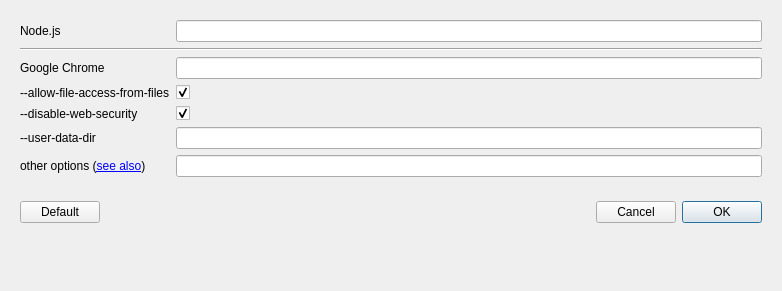
<?xml version="1.0" encoding="UTF-8"?>
<ui version="4.0">
 <class>NPrefDialog</class>
 <widget class="QDialog" name="NPrefDialog">
  <property name="geometry">
   <rect>
    <x>0</x>
    <y>0</y>
    <width>782</width>
    <height>291</height>
   </rect>
  </property>
  <property name="windowTitle">
   <string>Preferences</string>
  </property>
  <layout class="QVBoxLayout" name="verticalLayout">
   <item>
    <widget class="QWidget" name="widget" native="true">
     <layout class="QGridLayout" name="gridLayout">
      <item row="2" column="1">
       <widget class="QLineEdit" name="googleChromeEdit">
        <property name="text">
         <string/>
        </property>
       </widget>
      </item>
      <item row="3" column="1">
       <widget class="QCheckBox" name="allowFileAccessFromFileCheck">
        <property name="text">
         <string/>
        </property>
        <property name="checked">
         <bool>true</bool>
        </property>
       </widget>
      </item>
      <item row="5" column="1">
       <widget class="QLineEdit" name="userDataDirEdit">
        <property name="text">
         <string/>
        </property>
        <property name="readOnly">
         <bool>true</bool>
        </property>
       </widget>
      </item>
      <item row="2" column="0">
       <widget class="QLabel" name="label">
        <property name="text">
         <string>Google Chrome</string>
        </property>
       </widget>
      </item>
      <item row="3" column="0">
       <widget class="QLabel" name="label_2">
        <property name="text">
         <string>--allow-file-access-from-files</string>
        </property>
       </widget>
      </item>
      <item row="4" column="0">
       <widget class="QLabel" name="label_3">
        <property name="text">
         <string>--disable-web-security</string>
        </property>
       </widget>
      </item>
      <item row="5" column="0">
       <widget class="QLabel" name="label_4">
        <property name="text">
         <string>--user-data-dir</string>
        </property>
       </widget>
      </item>
      <item row="6" column="0">
       <widget class="QLabel" name="label_5">
        <property name="text">
         <string>&lt;html&gt;&lt;head/&gt;&lt;body&gt;&lt;p&gt;other options (&lt;a href=&quot;https://code.google.com/p/chromium/codesearch#chromium/src/content/public/common/content_switches.cc&quot;&gt;&lt;span style=&quot; text-decoration: underline; color:#0000ff;&quot;&gt;see also&lt;/span&gt;&lt;/a&gt;)&lt;/p&gt;&lt;/body&gt;&lt;/html&gt;</string>
        </property>
        <property name="textFormat">
         <enum>Qt::RichText</enum>
        </property>
        <property name="openExternalLinks">
         <bool>true</bool>
        </property>
       </widget>
      </item>
      <item row="0" column="0">
       <widget class="QLabel" name="label_6">
        <property name="text">
         <string>Node.js</string>
        </property>
       </widget>
      </item>
      <item row="4" column="1">
       <widget class="QCheckBox" name="disableWebSecurityCheck">
        <property name="text">
         <string/>
        </property>
        <property name="checked">
         <bool>true</bool>
        </property>
       </widget>
      </item>
      <item row="6" column="1">
       <widget class="QLineEdit" name="otherOptionsEdit">
        <property name="enabled">
         <bool>true</bool>
        </property>
        <property name="text">
         <string/>
        </property>
       </widget>
      </item>
      <item row="0" column="1">
       <widget class="QLineEdit" name="nodejsPath"/>
      </item>
      <item row="1" column="0" colspan="2">
       <widget class="Line" name="line">
        <property name="orientation">
         <enum>Qt::Horizontal</enum>
        </property>
       </widget>
      </item>
     </layout>
    </widget>
   </item>
   <item>
    <widget class="QWidget" name="widget_2" native="true">
     <layout class="QHBoxLayout" name="horizontalLayout">
      <item>
       <widget class="QPushButton" name="defaultButton">
        <property name="text">
         <string>Default</string>
        </property>
       </widget>
      </item>
      <item>
       <spacer name="horizontalSpacer">
        <property name="orientation">
         <enum>Qt::Horizontal</enum>
        </property>
        <property name="sizeHint" stdset="0">
         <size>
          <width>325</width>
          <height>20</height>
         </size>
        </property>
       </spacer>
      </item>
      <item>
       <widget class="QPushButton" name="cancelButton">
        <property name="text">
         <string>Cancel</string>
        </property>
       </widget>
      </item>
      <item>
       <widget class="QPushButton" name="okButton">
        <property name="text">
         <string>OK</string>
        </property>
        <property name="default">
         <bool>true</bool>
        </property>
       </widget>
      </item>
     </layout>
    </widget>
   </item>
   <item>
    <spacer name="verticalSpacer">
     <property name="orientation">
      <enum>Qt::Vertical</enum>
     </property>
     <property name="sizeHint" stdset="0">
      <size>
       <width>20</width>
       <height>40</height>
      </size>
     </property>
    </spacer>
   </item>
  </layout>
 </widget>
 <tabstops>
  <tabstop>googleChromeEdit</tabstop>
  <tabstop>allowFileAccessFromFileCheck</tabstop>
  <tabstop>disableWebSecurityCheck</tabstop>
  <tabstop>userDataDirEdit</tabstop>
  <tabstop>otherOptionsEdit</tabstop>
  <tabstop>okButton</tabstop>
  <tabstop>cancelButton</tabstop>
 </tabstops>
 <resources/>
 <connections/>
</ui>
